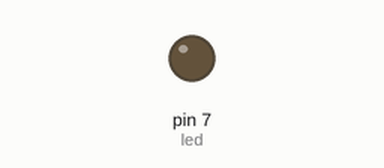
This sketch was run on a simulated Arduino Uno, built with avr-gcc and run on an emulated ATmega328P. Parts: output pins drawn as LEDs (lit = HIGH).

Above: at 1.6 s.
At 12.3 s:
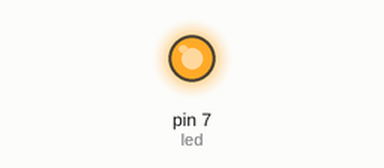
Timing chart, 0 to 12.9 s (numbered marks = the images above):
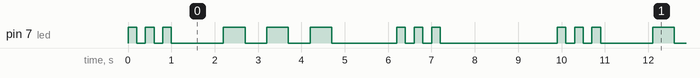

Measured:
- by itself, pin 7 (led): repeats every 9.9 s: 2 × (LOW 0.20 s, HIGH 0.20 s), LOW 1.2 s, 2 × (HIGH 0.50 s, LOW 0.50 s), HIGH 0.50 s, LOW 1.5 s, 2 × (HIGH 0.20 s, LOW 0.20 s), HIGH 0.20 s, LOW 2.7 s, HIGH 0.20 s
- by itself, everything shown: repeats every 9.9 s, in 18 steps

The sketch:

blinkyblink.ino
```cpp
// blinks SOS, beginning a morse code sort of thing
int led = 7;
String s = "... --- ...";
void setup() {
  pinMode(led,OUTPUT);
}

void loop() {
  for (int i=0; i<s.length(); i++){
    if (s[i] == '.'){
      shortBlink();
    }
    else if (s[i] == '-'){
      longBlink();
    }
    else if (s[i]==' '){
      delay(1000);
    }
    }
  delay(2500);
}


void shortBlink(){
  digitalWrite(led,HIGH);
  delay(200);
  digitalWrite(led,LOW);
  delay(200);
}

void longBlink(){
  digitalWrite(led,HIGH);
  delay(500);
  digitalWrite(led,LOW);
  delay(500);
}
```
